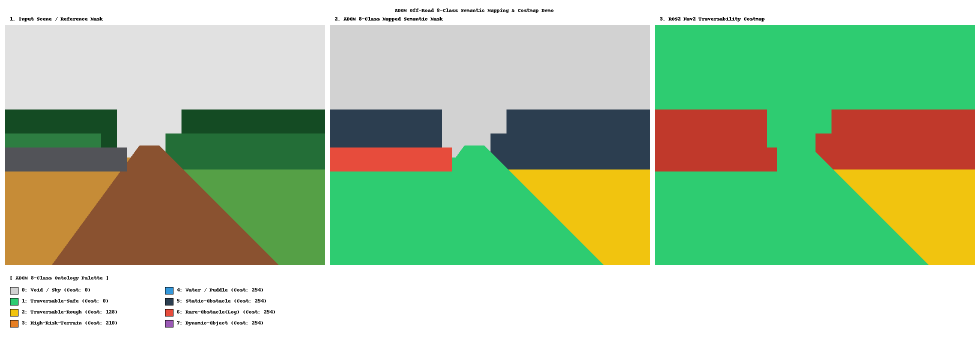
#> input picture study/myungsub/small-tests/output_8class_comparison.png, 1960 x 680 px (shown at 1/2 size)
$ python demo_rellis_8class_mapping.py -i output_8class_comparison.png
#> lines starting #> are read from the running program, lines starting #| are printed output that depends on the picture; after the words box and inside, x2 and y2 are one past the last pixel; in counts of white or black regions, pixels touching at a corner belong together
#!/usr/bin/env python3
"""
demo_rellis_8class_mapping.py
====================================================================
ADOM 프로젝트: 탄약 보급 비전투차량(아리온스맷 / HR-셰르파) 시나리오
RELLIS-3D 원본 클래스 및 레퍼런스 이미지를 8개 시맨틱 클래스로 변환하는 소형 테스트

[ 사용 방법 ]
  1) 기본 합성 레퍼런스 씬 테스트:
     python3 demo_rellis_8class_mapping.py --out result.png

  2) 커스텀 외부 PNG 이미지(마스크 또는 컬러 이미지) 입력 변환:
     python3 demo_rellis_8class_mapping.py --image input_mask.png --out my_output.png
====================================================================
"""

import os
import sys
import argparse
import numpy as np
from PIL import Image, ImageDraw, ImageFont

# ==============================================================================
# 1. ADOM 8-Class 온톨로지 정의 (클래스 ID, 명칭, 표준 RGB 색상, ROS2 Cost)
# ==============================================================================
ADOM_CLASSES = {
    0: {"name": "0: Void / Sky",         "rgb": (210, 210, 210), "cost": 0},    # 회색
    1: {"name": "1: Traversable-Safe",   "rgb": ( 46, 204, 113), "cost": 0},    # 안전 녹색
    2: {"name": "2: Traversable-Rough",  "rgb": (241, 196,  15), "cost": 128},  # 주의 노랑
    3: {"name": "3: High-Risk-Terrain",  "rgb": (230, 126,  34), "cost": 210},  # 주황 (Mud)
    4: {"name": "4: Water / Puddle",     "rgb": ( 52, 152, 219), "cost": 254},  # 파랑 (Lethal)
    5: {"name": "5: Static-Obstacle",    "rgb": ( 44,  62,  80), "cost": 254},  # 짙은 남색/숲
    6: {"name": "6: Rare-Obstacle(Log)", "rgb": (231,  76,  60), "cost": 254},  # 빨강 (Log/Boulder 강조!)
    7: {"name": "7: Dynamic-Object",     "rgb": (155,  89, 182), "cost": 254},  # 보라
}

# ==============================================================================
# 2. 레퍼런스 이미지(1~8번 영역) -> ADOM 8-Class ID 매핑 규칙
# ==============================================================================
REF_TO_ADOM_MAPPING = {
    1: 0, # 하늘 -> Void/Sky
    2: 1, # 도로 -> Traversable-Safe
    3: 1, # 왼쪽 지면 -> Traversable-Safe
    4: 6, # 쓰러진 통나무 -> Rare-Obstacle (Log)
    5: 2, # 오른쪽 진경 초목 -> Traversable-Rough
    6: 5, # 오른쪽 중경 초목 -> Static-Obstacle
    7: 5, # 왼쪽 중경 초목 -> Static-Obstacle
    8: 5, # 원경 숲 -> Static-Obstacle
}

REF_PALETTE = {
    1: (225, 225, 225), # 하늘
    2: (138,  82,  48), # 도로
    3: (198, 140,  55), # 왼쪽 지면
    4: ( 82,  83,  88), # 쓰러진 통나무 (Rare Obstacle)
    5: ( 85, 160,  70), # 오른쪽 진경 초목
    6: ( 35, 110,  55), # 오른쪽 중경 초목
    7: ( 45, 125,  65), # 왼쪽 중경 초목
    8: ( 20,  75,  35), # 원경 숲
}


def generate_reference_scene(height=480, width=640):
    """
    첨부된 오프로드 레퍼런스 이미지의 구도를 모사한 2D 씬 라벨(1~8)을 생성합니다.
    """
    ref_map = np.ones((height, width), dtype=np.uint8) * 1  # 하늘

    y_grid, x_grid = np.mgrid[0:height, 0:width]
    y_norm = y_grid / height
    x_norm = x_grid / width

    forest_mask = (y_norm > 0.35) & ((x_norm < 0.35) | (x_norm > 0.55))
    ref_map[forest_mask] = 8

    mg_left = (y_norm > 0.45) & (x_norm < 0.30)
    mg_right = (y_norm > 0.45) & (x_norm > 0.50)
    ref_map[mg_left] = 7
    ref_map[mg_right] = 6

    fg_right = (y_norm > 0.60) & (x_norm > 0.48)
    ref_map[fg_right] = 5

    left_ground = (y_norm > 0.55) & (x_norm < 0.45)
    ref_map[left_ground] = 3

    road_mask = (y_norm > 0.50) & (x_norm > (0.42 - (y_norm - 0.5) * 0.55)) & (x_norm < (0.48 + (y_norm - 0.5) * 0.75))
    ref_map[road_mask] = 2

    log_mask = (y_norm > 0.51) & (y_norm < 0.61) & (x_norm < 0.38)
    ref_map[log_mask] = 4

    return ref_map


def load_and_parse_custom_png(image_path):
    """
    사용자가 지정한 외부 PNG 이미지 파일을 읽어 레퍼런스 라벨 맵(1~8) 또는 8-Class ID로 파싱
    """
    if not os.path.exists(image_path):
        raise FileNotFoundError(f"[ERROR] 지정한 PNG 파일을 찾을 수 없습니다: {image_path}")

    img = Image.open(image_path)
    img_arr = np.array(img)

    # 1. 2D 인덱스 라벨 마스크인 경우 (그레이스케일 또는 라벨 PNG)
    if img_arr.ndim == 2:
        return img_arr.astype(np.uint8), img.convert("RGB")

    # 2. RGB 컬러 이미지인 경우 -> 각 픽셀 색상과 가장 가까운 REF_PALETTE ID(1~8)로 근사 분류
    rgb_arr = img_arr[:, :, :3].astype(np.int32)
    h, w, _ = rgb_arr.shape
    ref_map = np.ones((h, w), dtype=np.uint8)
    min_dist = np.full((h, w), 1e9, dtype=np.float32)

    for ref_id, palette_color in REF_PALETTE.items():
        c = np.array(palette_color, dtype=np.int32)
        dist = np.sum((rgb_arr - c) ** 2, axis=-1)
        mask = dist < min_dist
        min_dist[mask] = dist[mask]
        ref_map[mask] = ref_id

    return ref_map, img.convert("RGB")


def map_ref_to_adom8(ref_map):
    """
    레퍼런스 라벨(1~8)을 ADOM 8-Class ID(0~7)로 매핑
    """
    adom_map = np.zeros_like(ref_map, dtype=np.uint8)
    for ref_id, adom_id in REF_TO_ADOM_MAPPING.items():
        adom_map[ref_map == ref_id] = adom_id
    return adom_map


def render_color_mask(class_map, color_dict):
    """
    클래스 ID 배열 -> RGB PIL Image 변환
    """
    h, w = class_map.shape
    rgb_img = np.zeros((h, w, 3), dtype=np.uint8)
    for cls_id, cls_info in color_dict.items():
        color = cls_info["rgb"] if isinstance(cls_info, dict) else cls_info
        rgb_img[class_map == cls_id] = color
    return Image.fromarray(rgb_img)


def render_costmap(adom_map):
    """
    ADOM 8-Class 라벨 -> ROS2 Nav2 주행 비용(Costmap: 0~254) 컬러 매핑
    """
    h, w = adom_map.shape
    cost_map = np.zeros((h, w), dtype=np.uint8)
    for adom_id, cls_info in ADOM_CLASSES.items():
        cost_map[adom_map == adom_id] = cls_info["cost"]

    heatmap = np.zeros((h, w, 3), dtype=np.uint8)
    heatmap[cost_map == 0] = (46, 204, 113)
    heatmap[cost_map == 128] = (241, 196, 15)
    heatmap[cost_map == 210] = (230, 126, 34)
    heatmap[cost_map == 254] = (192, 57, 43)

    return Image.fromarray(heatmap), cost_map


def print_class_statistics(adom_map):
    """
    8개 시맨틱 클래스별 픽셀 점유율 리포트 출력
    """
    total_pixels = adom_map.size
    print("\n" + "="*68)
    print(" [ADOM 8-Class Semantic Segmentation 분포 분석 리포트]")
    print("="*68)
    print(f"{'ID':<4} | {'Class Name':<24} | {'Pixel Count':<12} | {'Ratio (%)':<10} | {'ROS2 Cost'}")
    print("-" * 68)

    for cls_id, cls_info in ADOM_CLASSES.items():
        count = np.sum(adom_map == cls_id)
        ratio = (count / total_pixels) * 100.0
        print(f"{cls_id:<4} | {cls_info['name']:<24} | {count:<12,d} | {ratio:>7.2f} %  | {cls_info['cost']}")

    print("="*68 + "\n")


def make_comparison_canvas(img_ref, img_adom, img_cost, save_path):
    """
    3개의 렌더링 결과(원본, 8-Class 시맨틱, ROS2 Costmap)를 나란히 연결하여 PNG 저장
    """
    w, h = img_ref.size
    border = 10
    title_h = 50
    footer_h = 130

    canvas_w = w * 3 + border * 4
    canvas_h = h + title_h + footer_h + border * 2
    canvas = Image.new("RGB", (canvas_w, canvas_h), (255, 255, 255))
    draw = ImageDraw.Draw(canvas)

    font = ImageFont.load_default()

    draw.text((canvas_w // 2 - 190, 15), "ADOM Off-Road 8-Class Semantic Mapping & Costmap Demo",
              fill=(30, 30, 30), font=font)

    y_offset = title_h
    canvas.paste(img_ref, (border, y_offset))
    canvas.paste(img_adom, (border * 2 + w, y_offset))
    canvas.paste(img_cost, (border * 3 + w * 2, y_offset))

    draw.text((border + 10, y_offset - 18), "1. Input Scene / Reference Mask", fill=(0,0,0))
    draw.text((border * 2 + w + 10, y_offset - 18), "2. ADOM 8-Class Mapped Semantic Mask", fill=(0,0,0))
    draw.text((border * 3 + w * 2 + 10, y_offset - 18), "3. ROS2 Nav2 Traversability Costmap", fill=(0,0,0))

    legend_y = y_offset + h + 20
    draw.text((border + 10, legend_y), "[ ADOM 8-Class Ontology Palette ]", fill=(40, 40, 40))

    x_col1 = border + 10
    x_col2 = border + 320
    row_h = 22

    items = list(ADOM_CLASSES.items())
    for i, (cls_id, info) in enumerate(items):
        col_x = x_col1 if i < 4 else x_col2
        row_y = legend_y + 24 + (i % 4) * row_h
        draw.rectangle([col_x, row_y, col_x + 16, row_y + 14], fill=info["rgb"], outline=(0,0,0))
        draw.text((col_x + 24, row_y), f"{info['name']} (Cost: {info['cost']})", fill=(30, 30, 30))

    canvas.save(save_path)
    print(f"[SUCCESS] 시각화 결과가 저장되었습니다 -> {os.path.abspath(save_path)}")


def main():
    parser = argparse.ArgumentParser(description="ADOM RELLIS-3D 8-Class Semantic Mapping Demo")
    parser.add_argument("--image", "-i", type=str, default=None,
                        help="외부 입력 PNG 이미지/마스크 경로 (지정하지 않으면 레퍼런스 합성 씬 사용)")
    parser.add_argument("--out", "-o", type=str, default="output_8class_comparison.png",
                        help="출력 결과 PNG 이미지 저장 경로")
    args = parser.parse_args()

    if args.image:
        print(f"[INFO] 외부 PNG 이미지 파일 읽는 중: {args.image}")
        ref_map, img_ref = load_and_parse_custom_png(args.image)
#> in load_and_parse_custom_png, img is the input picture: PIL image 1960x680 RGB; mean R, G, B 166.6, 192.9, 155
#> the loop in load_and_parse_custom_png, `for ref_id, palette_color in REF_PALETTE.items():` made 8 passes
#> pass 2, in load_and_parse_custom_png, `mask = dist < min_dist`:
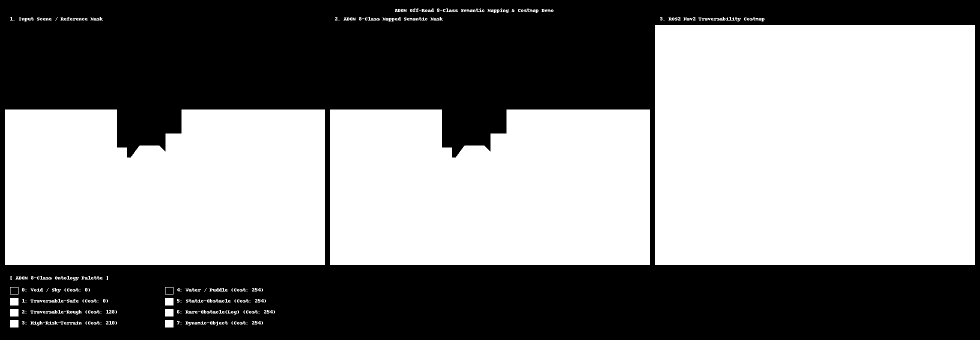
#> mask: shape (680, 1960) bool (shown at 1/2 size); 52.2% white; 158 black regions (155 under 20 px), largest, box (x1, y1, x2, y2) and area: (0, 0, 1960, 680) 636339, (21, 575, 36, 588) 195, (331, 575, 346, 588) 195
#> after the loop in load_and_parse_custom_png, `for ref_id, palette_color in REF_PALETTE.items():`:
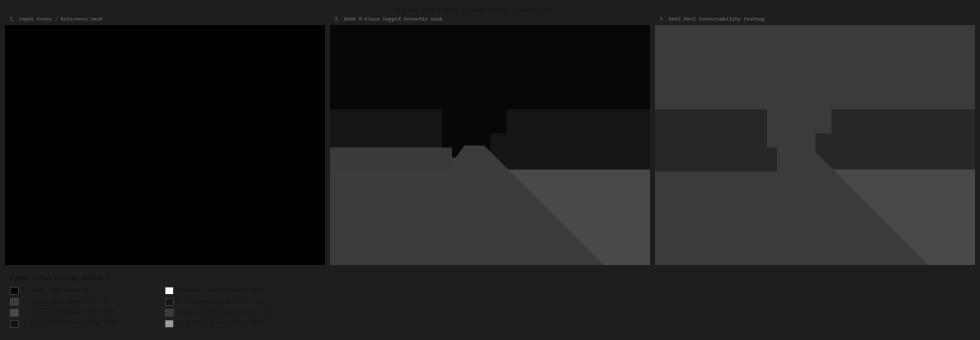
#> min_dist: shape (680, 1960) float32 (shown at 1/2 size); min 0, max 22822, mean 2731.8; drawn with min black and max white
#> after the loop in load_and_parse_custom_png, `for ref_id, palette_color in REF_PALETTE.items():`:
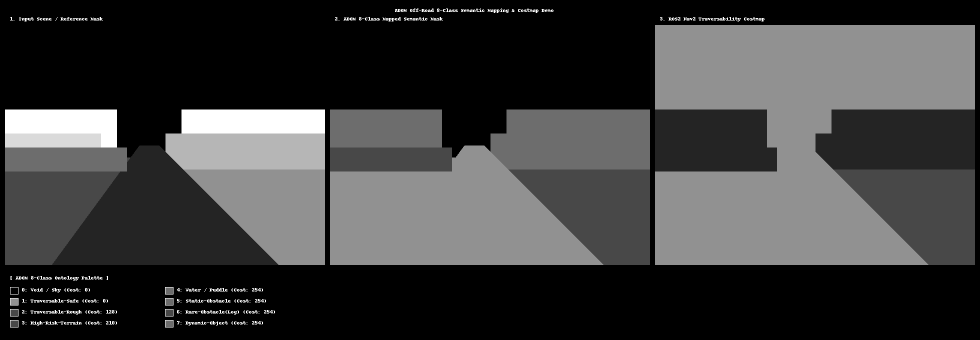
#> ref_map: shape (680, 1960) (shown at 1/2 size); min 1, max 8, mean 2.69; drawn with min black and max white
    else:
        print("[INFO] 기본 레퍼런스 오프로드 주행 씬 라벨 생성 중...")
        ref_map = generate_reference_scene(480, 640)
        img_ref = render_color_mask(ref_map, REF_PALETTE)

    print("[INFO] RELLIS-3D 기준 -> ADOM 8-Class 온톨로지 매핑 수행 중...")
    adom_map = map_ref_to_adom8(ref_map)
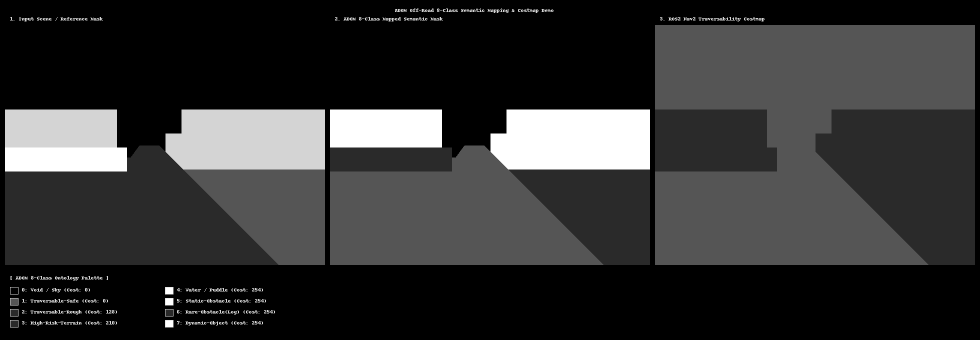
#> adom_map: shape (680, 1960) (shown at 1/2 size); min 0, max 6, mean 1.2; drawn with min black and max white

    print("[INFO] ROS2 Nav2 주행 비용(Costmap) 변환 중...")
    img_adom = render_color_mask(adom_map, ADOM_CLASSES)
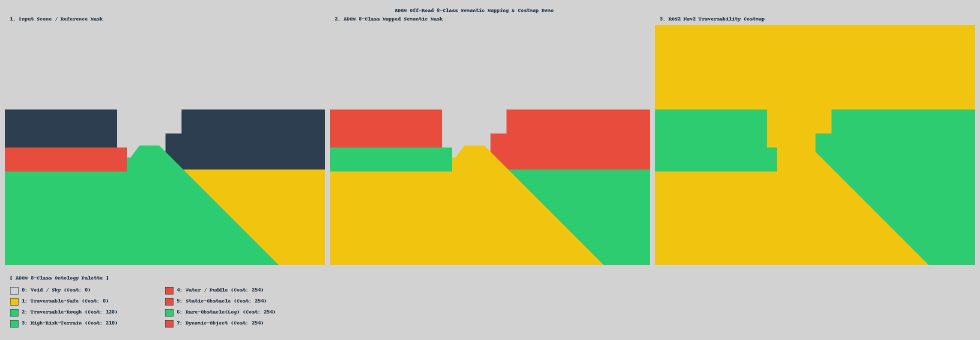
#> img_adom: PIL image 1960x680 RGB (shown at 1/2 size); mean R, G, B 181.9, 192.1, 130.9
    img_cost, _ = render_costmap(adom_map)
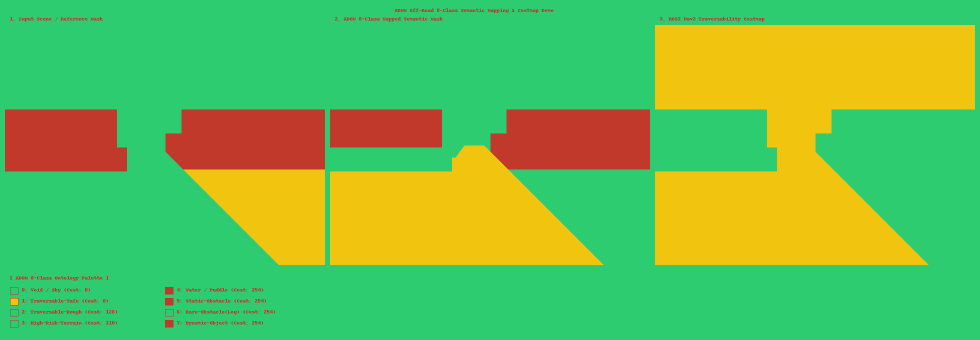
#> img_cost: PIL image 1960x680 RGB (shown at 1/2 size); mean R, G, B 108.3, 188.1, 82

    print_class_statistics(adom_map)
#> the loop in print_class_statistics, `for cls_id, cls_info in ADOM_CLASSES.items():` made 8 passes
#> (count, ratio) on passes 1 to 8: (636834, 47.78), (238180, 17.87), (331762, 24.89), (0, 0), (0, 0), (60589, 4.55), (65435, 4.91), (0, 0)
#| 0    | 0: Void / Sky            | 636,834      |   47.78 %  | 0
#| 1    | 1: Traversable-Safe      | 238,180      |   17.87 %  | 0
#| 2    | 2: Traversable-Rough     | 331,762      |   24.89 %  | 128
#| 3    | 3: High-Risk-Terrain     | 0            |    0.00 %  | 210
#| 4    | 4: Water / Puddle        | 0            |    0.00 %  | 254
#| 5    | 5: Static-Obstacle       | 60,589       |    4.55 %  | 254
#| 6    | 6: Rare-Obstacle(Log)    | 65,435       |    4.91 %  | 254
#| 7    | 7: Dynamic-Object        | 0            |    0.00 %  | 254

    make_comparison_canvas(img_ref, img_adom, img_cost, args.out)
#> in make_comparison_canvas, `canvas = Image.new("RGB", (canvas_w, canvas_h), (255, 255, 255))`: canvas: PIL image 5920x880 RGB; every value is 255
#> in make_comparison_canvas, `canvas.save(save_path)`:
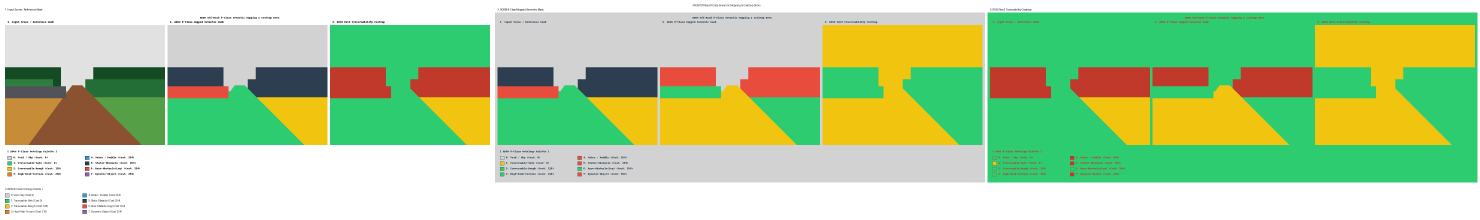
#> saved as output_8class_comparison.png: PIL image 5920x880 RGB (shown at 1/4 size); mean R, G, B 175.9, 205.6, 153.1


if __name__ == "__main__":
    main()
